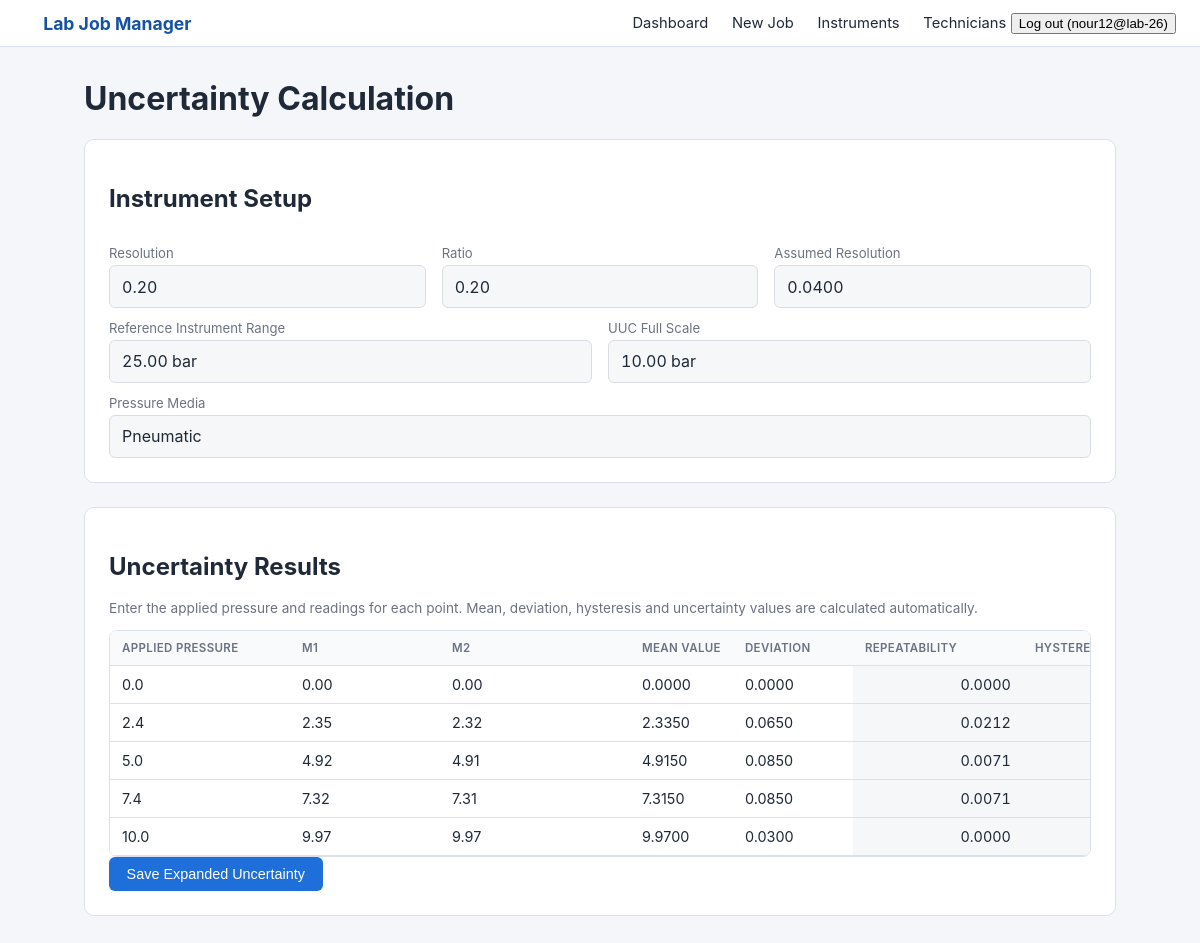
/uncertainty/59/ (signed in), run on the app's committed database.
### labmanager/models.py (models this page shows, shortened)
class User(AbstractUser):
    class Role(models.TextChoices):
        LAB_HEAD = "head", "Lab Head"
        TECHNICIAN = "technician", "Lab Technician"
    role = models.CharField(max_length=20, choices=Role.choices, default=Role.TECHNICIAN)
    @property
    def is_lab_head(self):
        return self.role == self.Role.LAB_HEAD

class Certificate(models.Model):
    job = models.ForeignKey(Job, on_delete=models.CASCADE, related_name="certificates")
    number = models.CharField(max_length=20, unique=True, editable=False)
    line_item = models.ForeignKey(
        "JobLineItem",
        on_delete=models.SET_NULL,
        null=True,
        blank=True,
        related_name="certificates"
    )
    device_serial = models.CharField(max_length=100, blank=True)
    device_manufacturer = models.CharField(max_length=150, blank=True)
    device_tag_number = models.CharField(max_length=100, blank=True)
    device_resolution = models.DecimalField(
        max_digits=20,
        decimal_places=2,
        null=True,
        blank=True,
    )
    device_accuracy = models.CharField(max_length=100, blank=True)
    device_ratio = models.DecimalField(
        max_digits=20,
        decimal_places=2,
        null=True,
        blank=True,
    )
    reference_instrument_range = models.DecimalField(
        max_digits=20,
        decimal_places=2,
        null=True,
        blank=True,
    )
    uuc_full_scale = models.DecimalField(
        max_digits=20,
        decimal_places=2,
        null=True,
        blank=True,
    )
    uuc_unit = models.CharField(
        max_length=20,
        blank=True,
    )
    pressure_media = models.CharField(
        max_length=30,
        blank=True,
    )
    working_standard_name = models.CharField(max_length=150, blank=True)
    working_standard_serial = models.CharField(max_length=100, blank=True)
    working_standard_certificate_no = models.CharField(max_length=100, blank=True)
    lab_temperature = models.CharField(max_length=50, blank=True)
    lab_humidity = models.CharField(max_length=50, blank=True)
    ambient_pressure = models.CharField(max_length=50, blank=True)
    reference_procedure = models.CharField(max_length=150, blank=True)
    temperature_variation = models.CharField(max_length=50, blank=True)
    condition_notes = models.TextField(blank=True)
    calibration_date = models.DateField(null=True, blank=True)
    re_calibration_date = models.DateField(null=True, blank=True)
    issue_date = models.DateField(null=True, blank=True)
    calibrated_by = models.CharField(max_length=150, blank=True)
    approved_signatory = models.CharField(max_length=150, blank=True)
    class Meta:
        ordering = ["number"]
    @property
    def assumed_resolution(self):
        if self.device_resolution is None:
            return None
        if self.device_ratio is None:
            return None
        return self.device_resolution * self.device_ratio

class CalibrationResult(models.Model):
    certificate = models.ForeignKey(
        Certificate,
        on_delete=models.CASCADE,
        related_name="results",
    )
    applied_value = models.CharField(
        max_length=50,
        blank=True,
        verbose_name="Applied Pressure (A)",
    )
    upward_reading = models.CharField(
        max_length=50,
        blank=True,
        verbose_name="Upward (M1)",
    )
    downward_reading = models.CharField(
        max_length=50,
        blank=True,
        verbose_name="Downward (M2)",
    )
    mean_value = models.CharField(
        max_length=50,
        blank=True,
        verbose_name="Mean Value (M)",
    )
    deviation = models.CharField(
        max_length=50,
        blank=True,
        verbose_name="Deviation (A-M)",
    )
    reference_instrument_range = models.DecimalField(
        max_digits=20,
        decimal_places=2,
        null=True,
        blank=True,
    )
    uuc_full_scale = models.DecimalField(
        max_digits=20,
        decimal_places=2,
        null=True,
        blank=True,
    )
    uuc_unit = models.CharField(
        max_length=20,
        blank=True,
    )
    pressure_media = models.CharField(
        max_length=30,
        blank=True,
    )
    uncertainty = models.CharField(
        max_length=50,
        blank=True,
        verbose_name="Expanded Uncertainty (% FS)",
    )
    remarks = models.CharField(
        max_length=20,
        blank=True,
        verbose_name="Remarks",
    )
    class Meta:
        ordering = ["id"]

### labmanager/views.py (the view)
@login_required
def uncertainty(request, pk):
    certificate = get_object_or_404(
        Certificate.objects.select_related(
            "job",
            "line_item",
            "line_item__instrument",
        ).prefetch_related("results"),
        pk=pk,
    )
    if not _can_edit_certificate(request.user, certificate):
        messages.error(
            request,
            "You do not have access to this certificate."
        )
        return redirect("dashboard")
    if certificate.line_item:
        changed_fields = []
        line_item = certificate.line_item
        if (
            line_item.range_to is not None
            and certificate.uuc_full_scale != line_item.range_to
        ):
            certificate.uuc_full_scale = line_item.range_to
            changed_fields.append("uuc_full_scale")
        if (
            line_item.unit
            and certificate.uuc_unit != line_item.unit
        ):
            certificate.uuc_unit = line_item.unit
            changed_fields.append("uuc_unit")
        if changed_fields:
            certificate.save(update_fields=changed_fields)
    assumed_resolution = certificate.assumed_resolution
    return render(
        request,
        "labmanager/uncertainty.html",
        {
            "certificate": certificate,
            "results": certificate.results.all(),
            "assumed_resolution": assumed_resolution,
        },
    )

### labmanager/views.py (called while the page is built)
def _can_edit_certificate(user, certificate):
    if user.is_lab_head:
        return True
    return bool(certificate.line_item and certificate.line_item.assigned_to_id == user.id)

### labmanager/templates/labmanager/uncertainty.html (shortened to what this page needs)
{% extends "labmanager/base.html" %}
{% load static %}
{% block content %}
<h1>Uncertainty Calculation</h1>
<div id="uncertainty-page">
    <div class="card">
    <h2>Instrument Setup</h2>
    <div class="row">
        <div>
            <label>Resolution</label>
            <div class="readonly-value">
                {{ certificate.device_resolution|default:"—" }}
            </div>
        </div>
        <div>
            <label>Ratio</label>
            <div class="readonly-value">
                {{ certificate.device_ratio|default:"—" }}
            </div>
        </div>
        <div>
            <label>Assumed Resolution</label>
            <div class="readonly-value">
                {{ assumed_resolution|default:"—" }}
            </div>
        </div>
    </div>
    <div class="row">
        <div>
            <label>Reference Instrument Range</label>
            <div class="readonly-value">
                {% if certificate.reference_instrument_range %}
                    {{ certificate.reference_instrument_range }} {{ certificate.uuc_unit }}
                {% else %}
                    —
                {% endif %}
            </div>
        </div>
        <div>
            <label>UUC Full Scale</label>
            <div class="readonly-value">
                {% if certificate.uuc_full_scale %}
                    {{ certificate.uuc_full_scale }} {{ certificate.uuc_unit }}
                {% else %}
                    —
                {% endif %}
            </div>
        </div>
    </div>
    <div class="row">
        <div>
            <label>Pressure Media</label>
            <div class="readonly-value">
                {{ certificate.pressure_media|default:"—" }}
            </div>
        </div>
    </div>
</div>
<form
    method="post"
    action="{% url 'save_uncertainty' certificate.pk %}"
    id="uncertainty-form"
>
    <div class="card">
        <h2>Uncertainty Results</h2>
        <p class="muted">Enter the applied pressure and readings for each point. Mean, deviation, hysteresis and uncertainty values are calculated automatically.</p>
        <div class="table-scroll">
        <table class="line-items-table" id="calc-table">
            <thead>
                <tr>
                    <th>Applied Pressure</th>
                    <th>M1</th>
                    <th>M2</th>
                    <th>Mean Value</th>
                    <th>Deviation</th>
                    <th>Repeatability</th>
                    <th>Hysteresis (M2 − M1)</th>
                </tr>
            </thead>
            <tbody id="calc-body">
            {% for result in results %}
            <tr class="line-item-row">
                <td data-f="applied">
                    {{ result.applied_value|default:"—" }}
                </td>
                <td data-f="m1">
                    {{ result.upward_reading|default:"—" }}
                </td>
                <td data-f="m2">
                    {{ result.downward_reading|default:"—" }}
                </td>
                <td data-f="mean">
                    {{ result.mean_value|default:"—" }}
                </td>
                <td data-f="dev">
                    {{ result.deviation|default:"—" }}
                </td>
                <td class="calc-cell" data-o="rep">—</td>
                <td class="calc-cell" data-o="hyst">—</td>
            </tr>
            {% endfor %}
        </tbody>
        </table>
        </div>
         <button
            type="submit"
            class="btn"
            id="save-uncertainty"
        >
            Save Expanded Uncertainty
        </button>
    </div>
    </form>
</div>
{% endblock %}

### labmanager/templates/labmanager/base.html (shortened to what this page needs)
{% load static %}
<!DOCTYPE html>
<html lang="en">
<head>
    <link rel="stylesheet" href="{% static 'styles.css' %}">
</head>
<body>
    <nav>
        <a class="brand" href="{% url 'dashboard' %}">Lab Job Manager</a>
        <div>
            {% if user.is_authenticated %}
                <a href="{% url 'dashboard' %}">Dashboard</a>
                {% if user.is_lab_head %}
                    <a href="{% url 'job_create' %}">New Job</a>
                    <a href="{% url 'instrument_list' %}">Instruments</a>
                    <a href="{% url 'technician_list' %}">Technicians</a>
                {% endif %}
                <form method="post" action="{% url 'logout' %}" style="display: inline;">
                    <button type="submit" class="logout-btn">
                        Log out ({{ user.username }})
                    </button>
                </form>
            {% else %}
                <a href="{% url 'login' %}">Log in</a>
                <a href="{% url 'signup' %}">Sign up</a>
            {% endif %}
        </div>
    </nav>
    <div class="container">
        {% block content %}{% endblock %}
    </div>
</body>
</html>

### labmanager/static/styles.css (style rules this page uses)
:root { --primary: #1e6fd9; --primary-dark: #1552a3; --bg: #f4f6f9; --border: #dbe1ea; --text: #1f2937; --muted: #6b7280; }
* { box-sizing: border-box; }
body { margin: 0; font-family: -apple-system, "Segoe UI", Roboto, Arial, sans-serif; background: var(--bg); color: var(--text); }
nav { background: #ffffff; border-bottom: 1px solid var(--border); padding: 0.75rem 1.5rem; display: flex; align-items: center; justify-content: space-between; }
nav .brand { font-weight: 700; color: var(--primary-dark); text-decoration: none; font-size: 1.1rem; }
nav a { color: var(--text); text-decoration: none; margin-left: 1.2rem; font-size: 0.92rem; }
.container { max-width: 1080px; margin: 2rem auto; padding: 0 1.5rem; }
.card { background: #fff; border: 1px solid var(--border); border-radius: 10px; padding: 1.5rem; margin-bottom: 1.5rem; }
h1, h2 { color: var(--text); }
table { width: 100%; border-collapse: collapse; }
th, td { text-align: left; padding: 0.6rem 0.5rem; border-bottom: 1px solid var(--border); font-size: 0.9rem; }
th { color: var(--muted); font-weight: 600; text-transform: uppercase; font-size: 0.72rem; letter-spacing: 0.03em; }
label { display: block; font-size: 0.82rem; color: var(--muted); margin-bottom: 0.25rem; margin-top: 0.75rem; }
.btn { display: inline-block; background: var(--primary); color: #fff; border: none; padding: 0.55rem 1.1rem; border-radius: 6px; cursor: pointer; font-size: 0.9rem; text-decoration: none; }
.row { display: flex; gap: 1rem; }
.row > div { flex: 1; }
.muted { color: var(--muted); font-size: 0.85rem; }
.line-items-table td { vertical-align: top; }
.table-scroll { width: 100%; overflow-x: auto; overflow-y: hidden; -webkit-overflow-scrolling: touch; border-radius: 8px; }
.line-items-table { width: max-content; min-width: 1400px; border-collapse: collapse; }
.line-items-table th, .line-items-table td { padding: 10px 12px; white-space: nowrap; vertical-align: middle; }
.line-items-table th:nth-child(1), .line-items-table td:nth-child(1) { min-width: 180px; }
.line-items-table th:nth-child(2), .line-items-table td:nth-child(2) { min-width: 150px; }
.line-items-table th:nth-child(3), .line-items-table td:nth-child(3) { min-width: 190px; }
.line-items-table th:nth-child(4), .line-items-table td:nth-child(4) { min-width: 90px; }
.line-items-table th:nth-child(5), .line-items-table td:nth-child(5) { min-width: 150px; }
.line-items-table th:nth-child(6), .line-items-table td:nth-child(6) { min-width: 170px; }
.line-items-table th:nth-child(7), .line-items-table td:nth-child(7) { min-width: 180px; }
.table-scroll { width: 100%; max-height: 420px; overflow-x: auto; overflow-y: auto; border: 1px solid var(--border); border-radius: 8px; background: #fff; -webkit-overflow-scrolling: touch; }
.line-items-table { width: max-content; min-width: 1500px; border-collapse: collapse; }
.line-items-table thead th { position: sticky; top: 0; z-index: 2; background: #f8fafc; }
.line-items-table th:nth-child(5), .line-items-table td:nth-child(5) { min-width: 120px; }
.table-scroll { scrollbar-width: auto; scrollbar-color: #9ca3af #e5e7eb; }
.readonly-value { min-height: 38px; padding: 0.65rem 0.75rem; border: 1px solid #d9dde3; border-radius: 6px; background: #f6f7f9; font-variant-numeric: tabular-nums; }

### labmanager/templates/labmanager/uncertainty.html (style rules this page uses)
#calc-table .calc-cell { background: #f6f7f9; text-align: right; white-space: nowrap; font-variant-numeric: tabular-nums; }

### data on the page
User: username "nour12@lab-26"
Certificate: device_resolution "0.20", device_ratio "0.20", reference_instrument_range "25.00", uuc_unit "bar", uuc_full_scale "10.00", pressure_media "Pneumatic"
CalibrationResult: applied_value "0.0", upward_reading "0.00", downward_reading "0.00", mean_value "0.0000", deviation "0.0000"
CalibrationResult: applied_value "2.4", upward_reading "2.35", downward_reading "2.32", mean_value "2.3350", deviation "0.0650"
CalibrationResult: applied_value "5.0", upward_reading "4.92", downward_reading "4.91", mean_value "4.9150", deviation "0.0850"
CalibrationResult: applied_value "7.4", upward_reading "7.32", downward_reading "7.31", mean_value "7.3150", deviation "0.0850"
CalibrationResult: applied_value "10.0", upward_reading "9.97", downward_reading "9.97", mean_value "9.9700", deviation "0.0300"

### other printed values
{{ assumed_resolution|default:"—" }} "0.0400"
